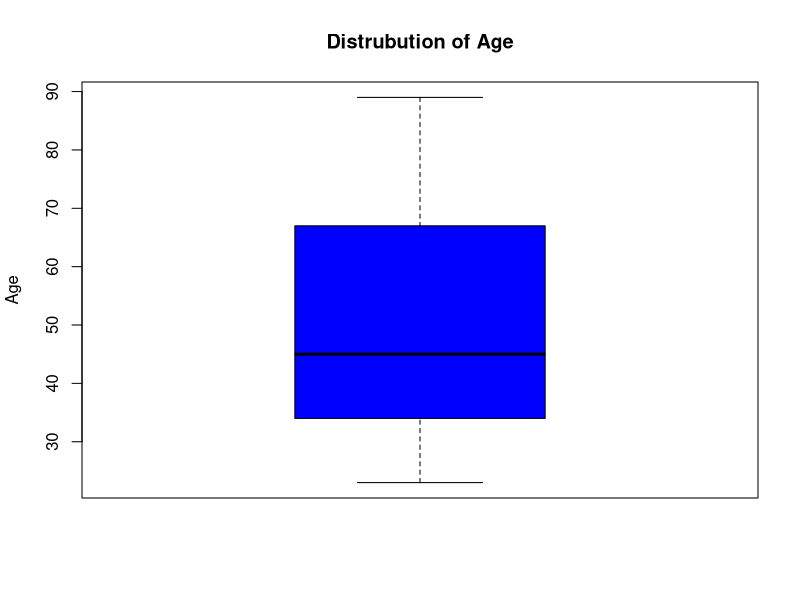

Recreate this plot in R.
age <- c(45, 89, 23)
marital_status <- c("Married", "Unmarried", "Divorce")
quality <- c("Excellent", "Good", "Poor")
time_spent <- c(100, 80, 60)
num_of_people <- c(2, 6, 3)
type_of_people <- c("Friends", "Alone", "Others")

data <- data.frame(
    age, marital_status, quality,
    time_spent, num_of_people, type_of_people
)
write.table(data, "data.csv", sep = ",", row.names = FALSE, col.names = TRUE)
data$type_of_people
# Measure of central tendency - Mean, Median, Mode, Range, Variance,
# Standard Deviation

dim(data) # Dimensions of the data
str(data) # Structure of the data

print(summary(data))
box <- boxplot(data$age,
    main = "Distrubution of Age",
    col = "blue",
    ylab = "Age"
)